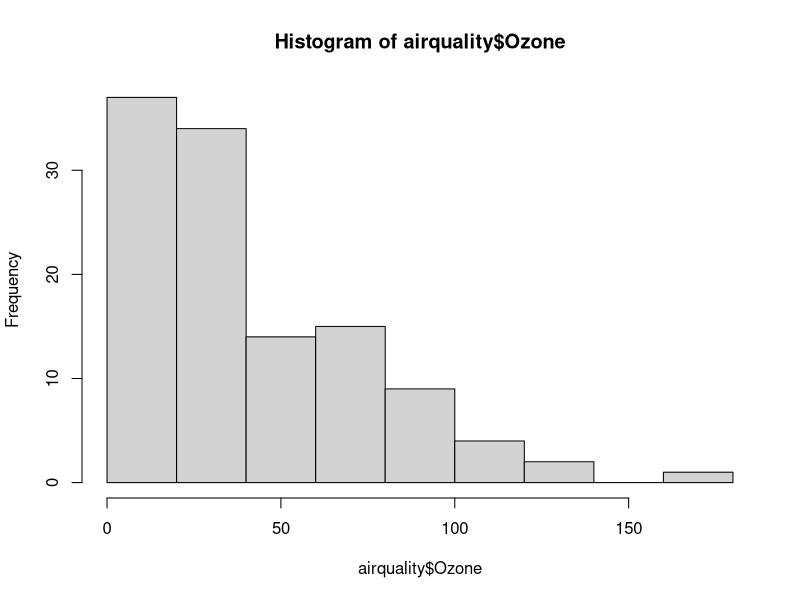
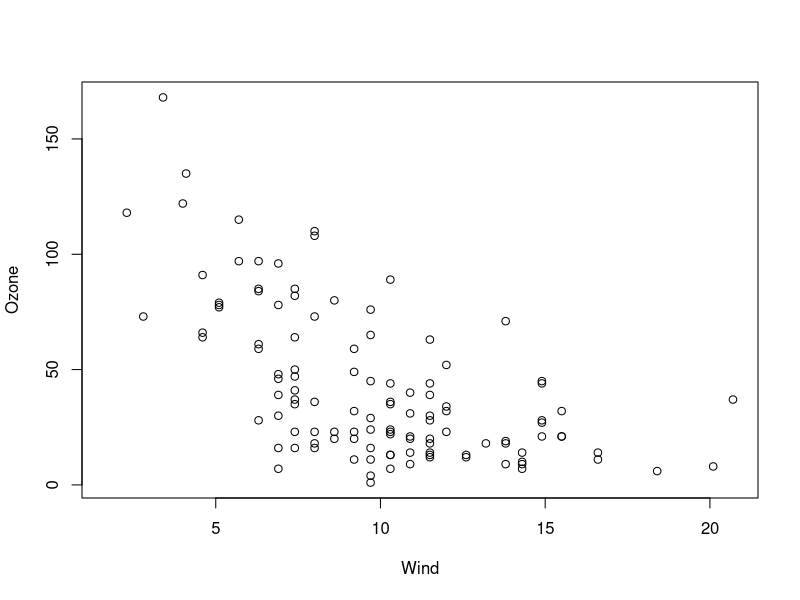
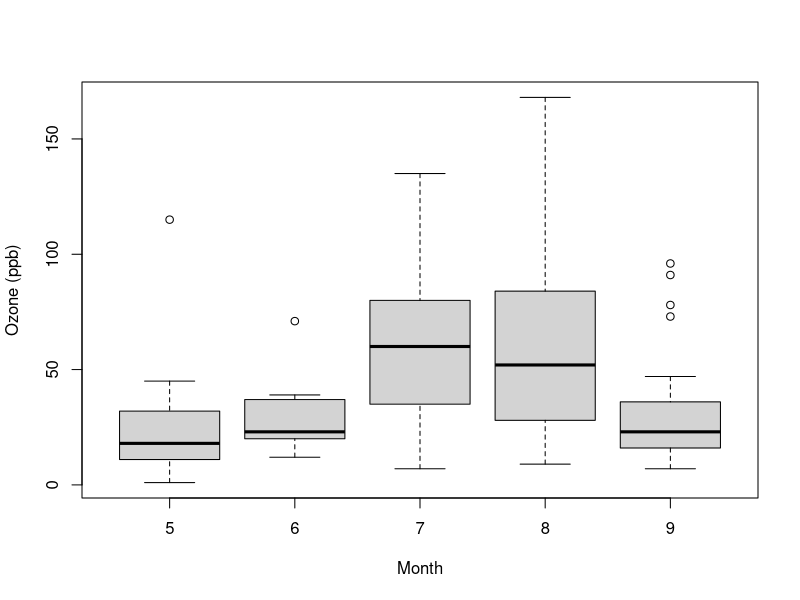

Source code (R) for these figures, in order:
## ---- chunk 1
library(datasets)
hist(airquality$Ozone)  ## Draw a new plot
## ---- chunk 2
library(datasets)
with(airquality, plot(Wind, Ozone))
## ---- chunk 3
library(datasets)
airquality <- transform(airquality, Month = factor(Month))
boxplot(Ozone ~ Month, airquality, xlab = "Month", ylab = "Ozone (ppb)")
## ---- chunk 4
par("lty")
par("col")
par("pch")
## ---- chunk 5
par("bg")
par("mar")
par("mfrow")
